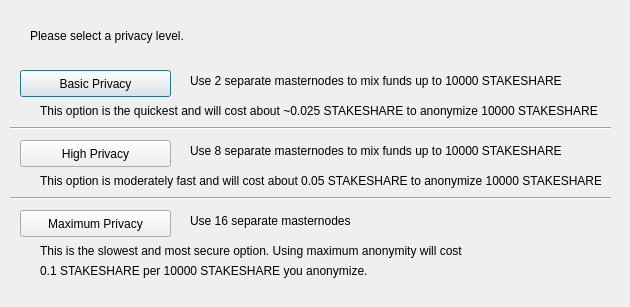
<?xml version="1.0" encoding="UTF-8"?>
<ui version="4.0">
 <class>ObfuscationConfig</class>
 <widget class="QDialog" name="ObfuscationConfig">
  <property name="geometry">
   <rect>
    <x>0</x>
    <y>0</y>
    <width>630</width>
    <height>307</height>
   </rect>
  </property>
  <property name="windowTitle">
   <string>Configure Obfuscation</string>
  </property>
  <widget class="QPushButton" name="buttonBasic">
   <property name="geometry">
    <rect>
     <x>20</x>
     <y>70</y>
     <width>151</width>
     <height>27</height>
    </rect>
   </property>
   <property name="text">
    <string>Basic Privacy</string>
   </property>
  </widget>
  <widget class="QPushButton" name="buttonHigh">
   <property name="geometry">
    <rect>
     <x>20</x>
     <y>140</y>
     <width>151</width>
     <height>27</height>
    </rect>
   </property>
   <property name="text">
    <string>High Privacy</string>
   </property>
  </widget>
  <widget class="QPushButton" name="buttonMax">
   <property name="geometry">
    <rect>
     <x>20</x>
     <y>210</y>
     <width>151</width>
     <height>27</height>
    </rect>
   </property>
   <property name="text">
    <string>Maximum Privacy</string>
   </property>
  </widget>
  <widget class="QLabel" name="label">
   <property name="geometry">
    <rect>
     <x>30</x>
     <y>20</y>
     <width>571</width>
     <height>31</height>
    </rect>
   </property>
   <property name="text">
    <string>Please select a privacy level.</string>
   </property>
  </widget>
  <widget class="QLabel" name="label_2">
   <property name="geometry">
    <rect>
     <x>190</x>
     <y>70</y>
     <width>421</width>
     <height>21</height>
    </rect>
   </property>
   <property name="text">
    <string>Use 2 separate masternodes to mix funds up to 10000 STAKESHARE</string>
   </property>
  </widget>
  <widget class="QLabel" name="label_3">
   <property name="geometry">
    <rect>
     <x>190</x>
     <y>140</y>
     <width>411</width>
     <height>21</height>
    </rect>
   </property>
   <property name="text">
    <string>Use 8 separate masternodes to mix funds up to 10000 STAKESHARE</string>
   </property>
  </widget>
  <widget class="QLabel" name="label_4">
   <property name="geometry">
    <rect>
     <x>190</x>
     <y>210</y>
     <width>421</width>
     <height>21</height>
    </rect>
   </property>
   <property name="text">
    <string>Use 16 separate masternodes</string>
   </property>
  </widget>
  <widget class="QLabel" name="label_6">
   <property name="geometry">
    <rect>
     <x>40</x>
     <y>100</y>
     <width>561</width>
     <height>21</height>
    </rect>
   </property>
   <property name="text">
    <string>This option is the quickest and will cost about ~0.025 STAKESHARE to anonymize 10000 STAKESHARE</string>
   </property>
  </widget>
  <widget class="QLabel" name="label_7">
   <property name="geometry">
    <rect>
     <x>40</x>
     <y>170</y>
     <width>561</width>
     <height>21</height>
    </rect>
   </property>
   <property name="text">
    <string>This option is moderately fast and will cost about 0.05 STAKESHARE to anonymize 10000 STAKESHARE</string>
   </property>
  </widget>
  <widget class="QLabel" name="label_8">
   <property name="geometry">
    <rect>
     <x>40</x>
     <y>240</y>
     <width>561</width>
     <height>21</height>
    </rect>
   </property>
   <property name="text">
    <string>This is the slowest and most secure option. Using maximum anonymity will cost</string>
   </property>
  </widget>
  <widget class="QLabel" name="label_9">
   <property name="geometry">
    <rect>
     <x>40</x>
     <y>260</y>
     <width>561</width>
     <height>21</height>
    </rect>
   </property>
   <property name="text">
    <string>0.1 STAKESHARE per 10000 STAKESHARE you anonymize.</string>
   </property>
  </widget>
  <widget class="Line" name="line">
   <property name="geometry">
    <rect>
     <x>10</x>
     <y>120</y>
     <width>601</width>
     <height>16</height>
    </rect>
   </property>
   <property name="orientation">
    <enum>Qt::Horizontal</enum>
   </property>
  </widget>
  <widget class="Line" name="line_2">
   <property name="geometry">
    <rect>
     <x>10</x>
     <y>190</y>
     <width>601</width>
     <height>16</height>
    </rect>
   </property>
   <property name="orientation">
    <enum>Qt::Horizontal</enum>
   </property>
  </widget>
 </widget>
 <resources/>
 <connections/>
</ui>
